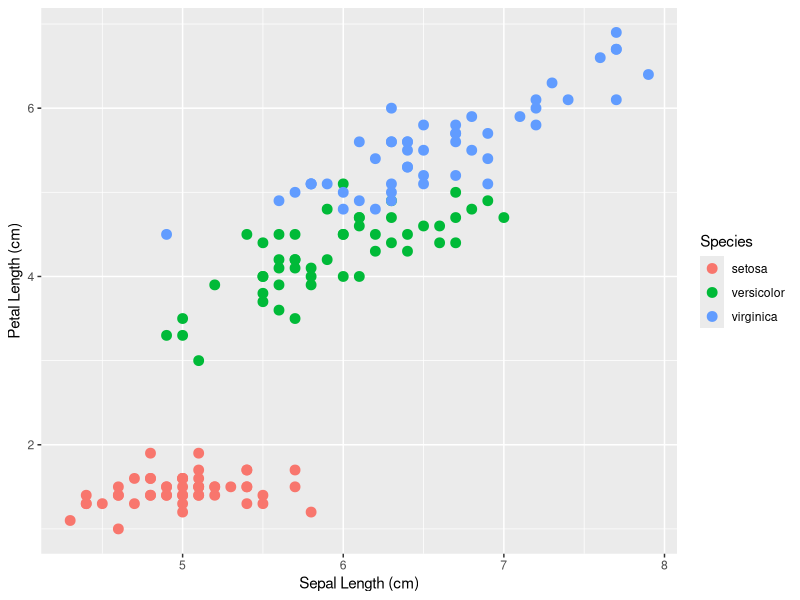
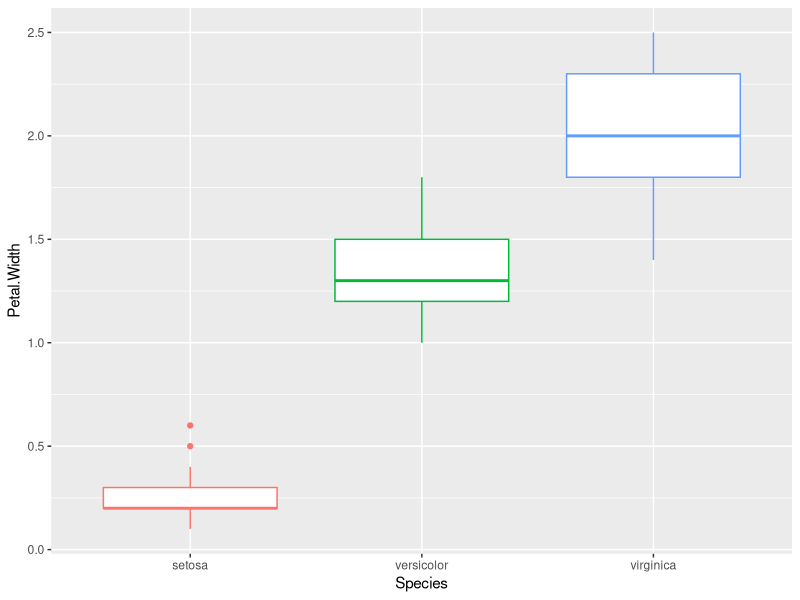
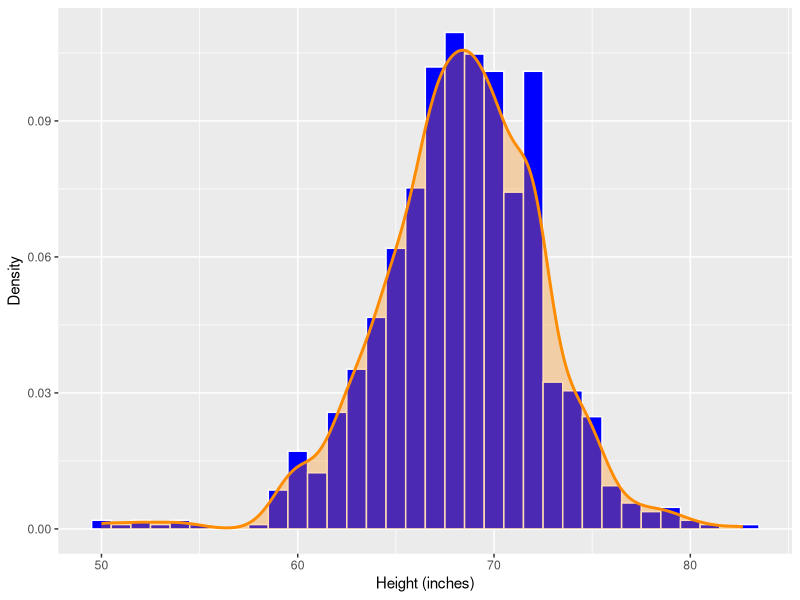

The R script that drew these images, in order:
## ---- chunk 1
#| warning: false

library(dslabs)
library(dplyr)
library(ggplot2)
## ---- chunk 2
Pretty_Flowers <- iris %>%
  ggplot(aes(Sepal.Length, Petal.Length, color = Species)) +
  geom_point(size = 3) +
  xlab("Sepal Length (cm)") +
  ylab("Petal Length (cm)")

Pretty_Flowers
## ---- chunk 3
Petal_Spread <- iris %>%
  ggplot(aes(x = Species, y = Petal.Width, color = Species)) +
  geom_boxplot(show.legend = FALSE)

Petal_Spread
## ---- chunk 4
Tall_Density <- heights %>%
  ggplot(aes(x = height)) +
  geom_histogram(aes(y = after_stat(density)),
                     binwidth = 1,
                     fill = "blue",
                     color = "white") +
  geom_density(color = "darkorange",
               fill = "darkorange",
               alpha = 0.3,
               linewidth = 1) +
  xlab("Height (inches)") +
  ylab("Density")

Tall_Density
